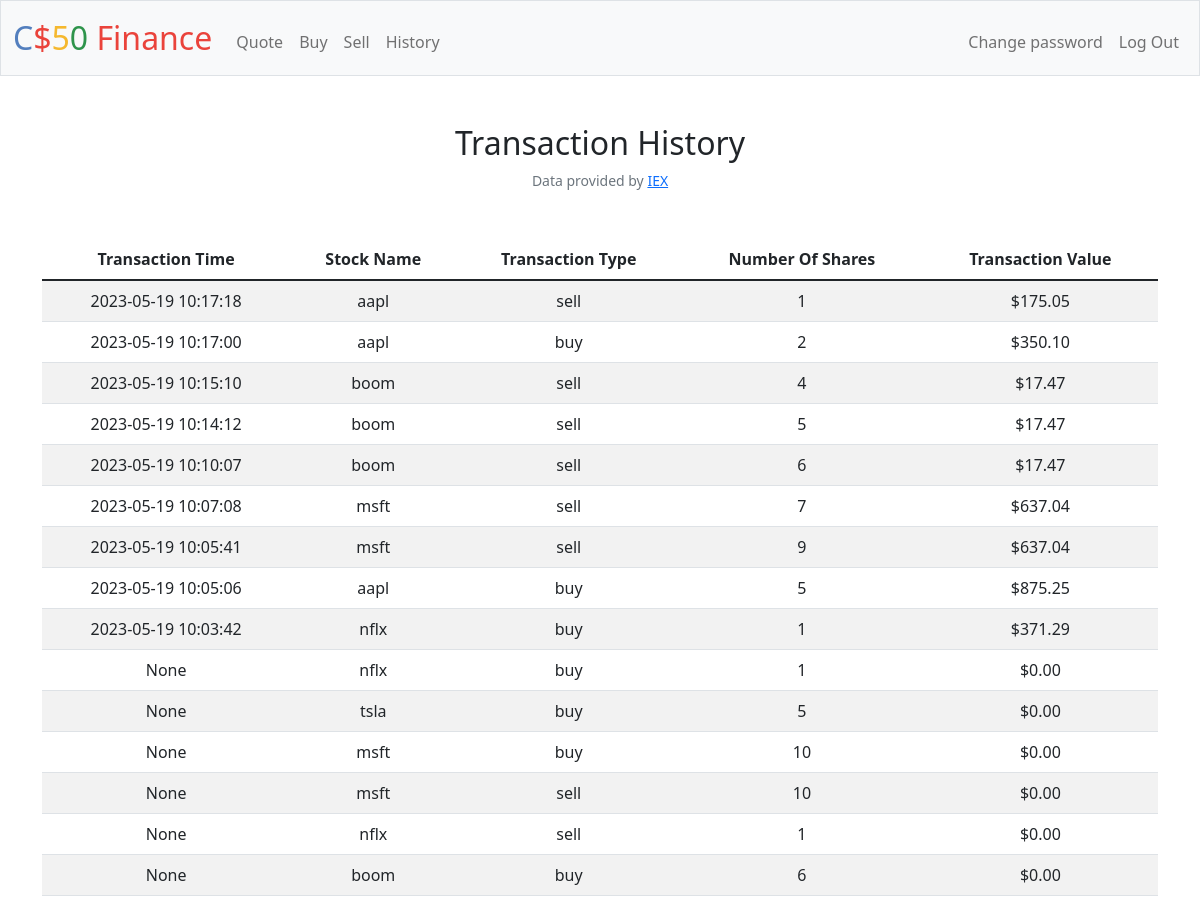
Screenshot of /history (signed in) with the database file from the repository.
### tables this page shows
CREATE TABLE transactions
(id INTEGER PRIMARY KEY AUTOINCREMENT NOT NULL,
user_id INTEGER NOT NULL,
stock_id INTEGER NOT NULL,
share_id INTEGER NOT NULL,
transaction_type TEXT NOT NULL,
count INTEGER NOT NULL DEFAULT 0, transaction_time DATETIME, transaction_value NUMERIC DEFAULT 0.00,
FOREIGN KEY (user_id) REFERENCES users(id),
FOREIGN KEY (stock_id) REFERENCEs stocks(id),
FOREIGN KEY (share_id) REFERENCES shares(id));

CREATE TABLE stocks(
id INTEGER PRIMARY KEY AUTOINCREMENT NOT NULL DEFAULT 0,
name TEXT NOT NULL UNIQUE
);

### app.py (the view)
@app.route("/history")
@login_required
def history():
    user_id = session["user_id"]
    transaction_rows = db.execute(
        "SELECT t.transaction_type, stocks.name, t.count, t.transaction_value, t.transaction_time FROM transactions as t JOIN stocks on stocks.id = t.stock_id and t.user_id =?  ORDER BY t.transaction_time DESC", user_id)
    transactions= []
    for x in transaction_rows:
        x["transaction_value"] = float(x["transaction_value"])
        transactions.append(x)
    if not transaction_rows:
        return apology("You haven't made any transactions... yet!")
    transaction_rows = transactions
    return render_template("history.html", transaction_rows=transaction_rows)

### app.py (called while the page is built)
@app.after_request
def after_request(response):
    response.headers["Cache-Control"] = "no-cache, no-store, must-revalidate"
    response.headers["Expires"] = 0
    response.headers["Pragma"] = "no-cache"
    return response

### helpers.py (called while the page is built)
def login_required(f):
    @wraps(f)
    def decorated_function(*args, **kwargs):
        if session.get("user_id") is None:
            return redirect("/login")
        return f(*args, **kwargs)
    return decorated_function

def usd(value):
    return f"${value:,.2f}"

### templates/history.html (shortened to what this page needs)
{% extends "layout.html" %}
{% block main %}
<div class="container">
    <h2>Transaction History</h2>
    <table class="table table-striped">
        <thead>
            <tr>
                <th>Transaction Time</th>
                <th>Stock Name</th>
                <th>Transaction Type</th>
                <th>Number Of Shares</th>
                <th>Transaction Value</th>
            </tr>
        </thead>
        <tbody>
            {% for row in transaction_rows %}
                <tr>
                    <td>{{ row["transaction_time"] }}</td>
                    <td>{{ row["name"] }}</td>
                    <td>{{ row["transaction_type"] }}</td>
                    <td>{{ row["count"] }}</td>
                    <td>{{ row["transaction_value"]  | usd}}</td>
                </tr>
            {% endfor %}
        </tbody>
</div>
{% endblock %}

### templates/layout.html (shortened to what this page needs)
<!DOCTYPE html>
<html lang="en">
    <head>
        <link href="https://cdn.jsdelivr.net/npm/bootstrap@5.1.3/dist/css/bootstrap.min.css" rel="stylesheet">
        <link href="/static/styles.css" rel="stylesheet">
    </head>
    <body>
        <nav class="bg-light border navbar navbar-expand-md navbar-light">
            <div class="container-fluid">
                <a class="navbar-brand" href="/"><span class="blue">C</span><span class="red">$</span><span class="yellow">5</span><span class="green">0</span> <span class="red">Finance</span></a>
                <div class="collapse navbar-collapse" id="navbar">
                    {% if session["user_id"] %}
                        <ul class="navbar-nav me-auto mt-2">
                            <li class="nav-item"><a class="nav-link" href="/quote">Quote</a></li>
                            <li class="nav-item"><a class="nav-link" href="/buy">Buy</a></li>
                            <li class="nav-item"><a class="nav-link" href="/sell">Sell</a></li>
                            <li class="nav-item"><a class="nav-link" href="/history">History</a></li>
                        </ul>
                        <ul class="navbar-nav ms-auto mt-2">
                            <li class="nav-item"><a class="nav-link" href="/change_password">Change password</a></li>
                            <li class="nav-item"><a class="nav-link" href="/logout">Log Out</a></li>
                        </ul>
                    {% else %}
                        <ul class="navbar-nav ms-auto mt-2">
                            <li class="nav-item"><a class="nav-link" href="/register">Register</a></li>
                            <li class="nav-item"><a class="nav-link" href="/login">Log In</a></li>
                        </ul>
                    {% endif %}
                </div>
            </div>
        </nav>
        <main class="container-fluid py-5 text-center">
            {% block main %}{% endblock %}
        </main>
        <footer class="mb-5 small text-center text-muted">
            Data provided by <a href="https://iexcloud.io/">IEX</a>
        </footer>
    </body>
</html>

### static/styles.css (style rules this page uses)
nav .navbar-brand { font-size: xx-large; }
nav .navbar-brand .blue { color: #537fbe; }
nav .navbar-brand .red { color: #ea433b; }
nav .navbar-brand .yellow { color: #f5b82e; }
nav .navbar-brand .green { color: #2e944b; }

### rows the page displays
transactions: transaction_time "2023-05-19 10:17:18", name "aapl", transaction_type "sell", count "1", transaction_value "$175.05"
transactions: transaction_time "2023-05-19 10:17:00", name "aapl", transaction_type "buy", count "2", transaction_value "$350.10"
transactions: transaction_time "2023-05-19 10:15:10", name "boom", transaction_type "sell", count "4", transaction_value "$17.47"
transactions: transaction_time "2023-05-19 10:14:12", name "boom", transaction_type "sell", count "5", transaction_value "$17.47"
transactions: transaction_time "2023-05-19 10:10:07", name "boom", transaction_type "sell", count "6", transaction_value "$17.47"
transactions: transaction_time "2023-05-19 10:07:08", name "msft", transaction_type "sell", count "7", transaction_value "$637.04"
transactions: transaction_time "2023-05-19 10:05:41", name "msft", transaction_type "sell", count "9", transaction_value "$637.04"
transactions: transaction_time "2023-05-19 10:05:06", name "aapl", transaction_type "buy", count "5", transaction_value "$875.25"
transactions: transaction_time "2023-05-19 10:03:42", name "nflx", transaction_type "buy", count "1", transaction_value "$371.29"
transactions: transaction_time "None", name "nflx", transaction_type "buy", count "1", transaction_value "$0.00"
transactions: transaction_time "None", name "tsla", transaction_type "buy", count "5", transaction_value "$0.00"
transactions: transaction_time "None", name "msft", transaction_type "buy", count "10", transaction_value "$0.00"
transactions: transaction_time "None", name "msft", transaction_type "sell", count "10", transaction_value "$0.00"
transactions: transaction_time "None", name "nflx", transaction_type "sell", count "1", transaction_value "$0.00"
transactions: transaction_time "None", name "boom", transaction_type "buy", count "6", transaction_value "$0.00"
